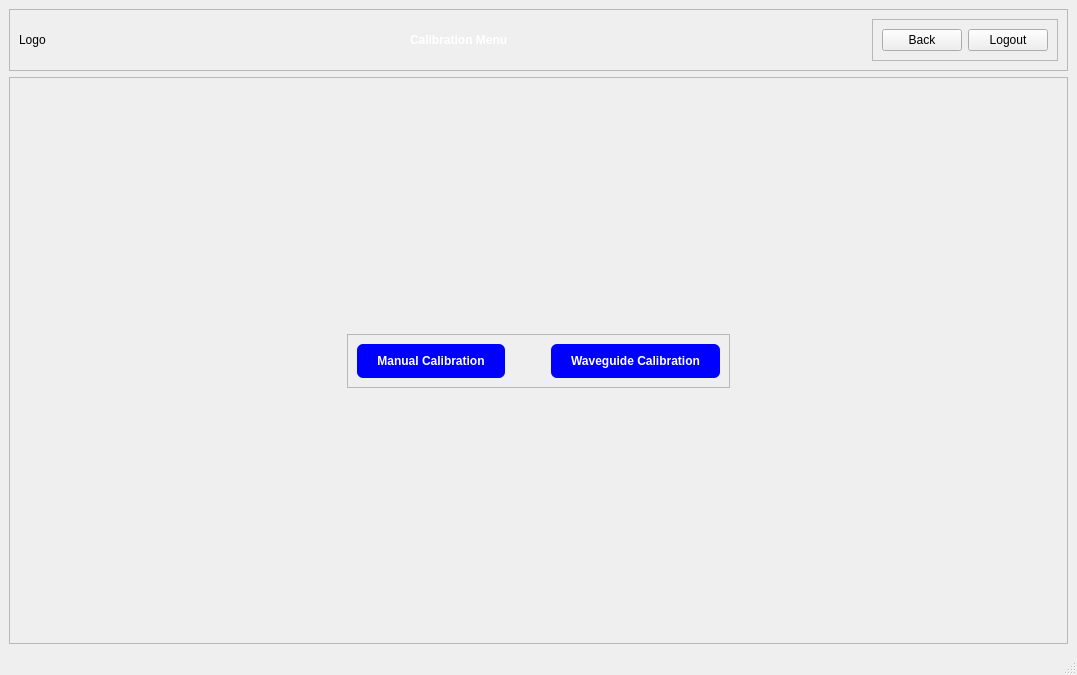
<?xml version="1.0" encoding="UTF-8"?>
<ui version="4.0">
 <class>MainWindow</class>
 <widget class="QMainWindow" name="MainWindow">
  <property name="geometry">
   <rect>
    <x>0</x>
    <y>0</y>
    <width>1077</width>
    <height>675</height>
   </rect>
  </property>
  <property name="windowTitle">
   <string>MainWindow</string>
  </property>
  <widget class="QWidget" name="centralwidget">
   <layout class="QVBoxLayout" name="verticalLayout">
    <item>
     <widget class="QFrame" name="frame">
      <property name="frameShape">
       <enum>QFrame::StyledPanel</enum>
      </property>
      <property name="frameShadow">
       <enum>QFrame::Raised</enum>
      </property>
      <layout class="QHBoxLayout" name="horizontalLayout_2">
       <item>
        <widget class="QLabel" name="XymaLogoLabel">
         <property name="text">
          <string>Logo</string>
         </property>
        </widget>
       </item>
       <item>
        <spacer name="horizontalSpacer">
         <property name="orientation">
          <enum>Qt::Horizontal</enum>
         </property>
         <property name="sizeHint" stdset="0">
          <size>
           <width>349</width>
           <height>20</height>
          </size>
         </property>
        </spacer>
       </item>
       <item>
        <widget class="QLabel" name="label">
         <property name="styleSheet">
          <string notr="true">QLabel {
    color: white;
	font-weight: bold;
}</string>
         </property>
         <property name="text">
          <string>Calibration Menu</string>
         </property>
        </widget>
       </item>
       <item>
        <spacer name="horizontalSpacer_2">
         <property name="orientation">
          <enum>Qt::Horizontal</enum>
         </property>
         <property name="sizeHint" stdset="0">
          <size>
           <width>349</width>
           <height>20</height>
          </size>
         </property>
        </spacer>
       </item>
       <item>
        <widget class="QFrame" name="frame_2">
         <property name="frameShape">
          <enum>QFrame::StyledPanel</enum>
         </property>
         <property name="frameShadow">
          <enum>QFrame::Raised</enum>
         </property>
         <layout class="QHBoxLayout" name="horizontalLayout">
          <item>
           <widget class="QPushButton" name="calibrationMenuBackButton">
            <property name="text">
             <string>Back</string>
            </property>
           </widget>
          </item>
          <item>
           <widget class="QPushButton" name="calibrationMenuLogoutButton">
            <property name="text">
             <string>Logout</string>
            </property>
           </widget>
          </item>
         </layout>
        </widget>
       </item>
      </layout>
     </widget>
    </item>
    <item>
     <widget class="QFrame" name="frame_3">
      <property name="frameShape">
       <enum>QFrame::StyledPanel</enum>
      </property>
      <property name="frameShadow">
       <enum>QFrame::Raised</enum>
      </property>
      <layout class="QGridLayout" name="gridLayout">
       <item row="0" column="1">
        <spacer name="verticalSpacer">
         <property name="orientation">
          <enum>Qt::Vertical</enum>
         </property>
         <property name="sizeHint" stdset="0">
          <size>
           <width>20</width>
           <height>221</height>
          </size>
         </property>
        </spacer>
       </item>
       <item row="1" column="0">
        <spacer name="horizontalSpacer_4">
         <property name="orientation">
          <enum>Qt::Horizontal</enum>
         </property>
         <property name="sizeHint" stdset="0">
          <size>
           <width>301</width>
           <height>20</height>
          </size>
         </property>
        </spacer>
       </item>
       <item row="1" column="1">
        <widget class="QFrame" name="frame_4">
         <property name="frameShape">
          <enum>QFrame::StyledPanel</enum>
         </property>
         <property name="frameShadow">
          <enum>QFrame::Raised</enum>
         </property>
         <layout class="QHBoxLayout" name="horizontalLayout_3">
          <item>
           <widget class="QPushButton" name="manualCalibrationButton">
            <property name="styleSheet">
             <string notr="true">#manualCalibrationButton {
	background-color: rgb(0, 0, 255);
   color: white;
	border-radius: 6px;
	padding: 10px 20px;
	font: bold;
}


</string>
            </property>
            <property name="text">
             <string>Manual Calibration</string>
            </property>
           </widget>
          </item>
          <item>
           <spacer name="horizontalSpacer_3">
            <property name="orientation">
             <enum>Qt::Horizontal</enum>
            </property>
            <property name="sizeHint" stdset="0">
             <size>
              <width>40</width>
              <height>20</height>
             </size>
            </property>
           </spacer>
          </item>
          <item>
           <widget class="QPushButton" name="waveguideCalibrationButton">
            <property name="styleSheet">
             <string notr="true">#waveguideCalibrationButton {
	background-color: rgb(0, 0, 255);
   color: white;
	border-radius: 6px;
	padding: 10px 20px;
	font: bold;
}


</string>
            </property>
            <property name="text">
             <string>Waveguide Calibration</string>
            </property>
           </widget>
          </item>
         </layout>
        </widget>
       </item>
       <item row="1" column="2">
        <spacer name="horizontalSpacer_5">
         <property name="orientation">
          <enum>Qt::Horizontal</enum>
         </property>
         <property name="sizeHint" stdset="0">
          <size>
           <width>301</width>
           <height>20</height>
          </size>
         </property>
        </spacer>
       </item>
       <item row="2" column="1">
        <spacer name="verticalSpacer_2">
         <property name="orientation">
          <enum>Qt::Vertical</enum>
         </property>
         <property name="sizeHint" stdset="0">
          <size>
           <width>20</width>
           <height>221</height>
          </size>
         </property>
        </spacer>
       </item>
      </layout>
     </widget>
    </item>
   </layout>
  </widget>
  <widget class="QMenuBar" name="menubar">
   <property name="geometry">
    <rect>
     <x>0</x>
     <y>0</y>
     <width>1077</width>
     <height>26</height>
    </rect>
   </property>
  </widget>
  <widget class="QStatusBar" name="statusbar"/>
 </widget>
 <resources/>
 <connections/>
</ui>
